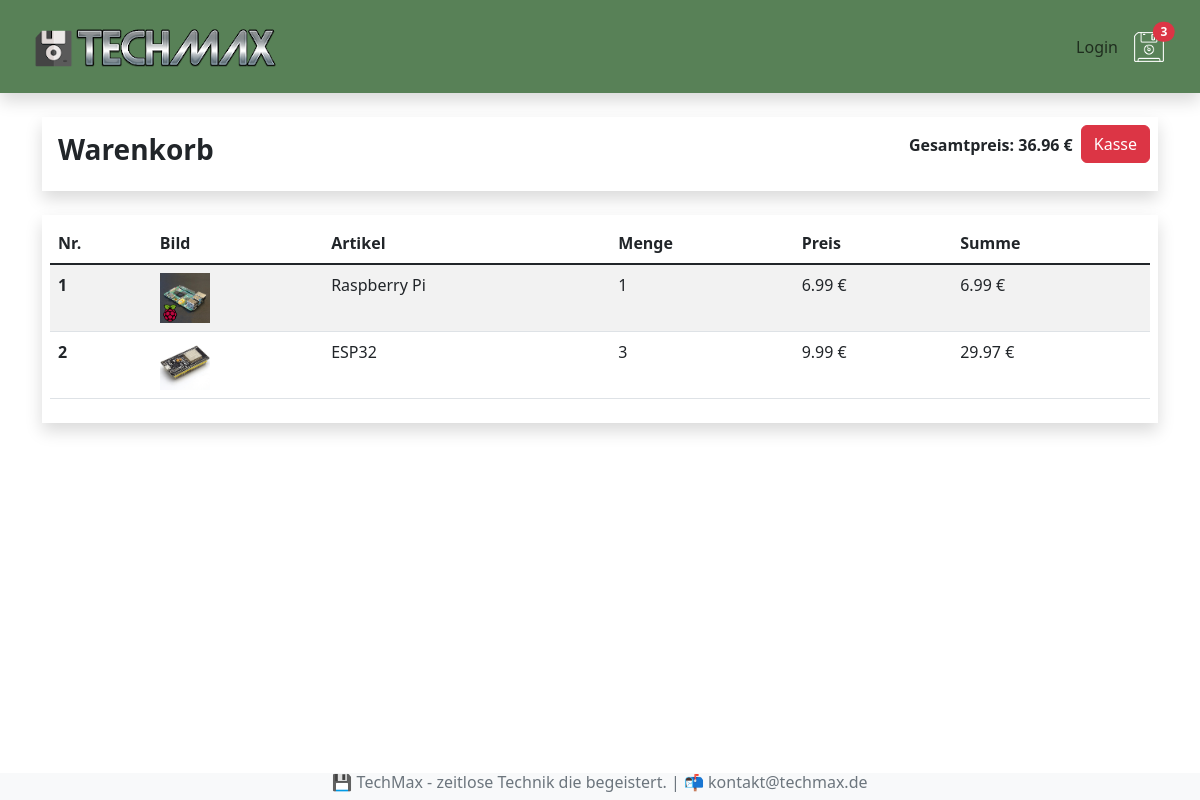
Screenshot of /warenkorb/ (signed in) with the database file from the repository.
### shop/models.py (models this page shows, shortened)
class Bestellung(models.Model):
    kunde = models.ForeignKey(Kunde, on_delete=models.SET_NULL, null=True, blank=True)
    bestelldatum = models.DateTimeField(auto_now_add=True)
    erledigt = models.BooleanField(default=False, null=True, blank=True)
    auftrags_id = models.CharField(max_length=200, null=200)
    @property
    def get_gesamtpreis(self):
        bestellteartikels = self.bestellteartikel_set.all()
        gesamtpreis = sum(artikel.get_summe for artikel in bestellteartikels)
        return gesamtpreis

class BestellteArtikel(models.Model):
    artikel = models.ForeignKey(Artikel, on_delete=models.SET_NULL, null=True, blank=True)
    bestellung = models.ForeignKey(Bestellung, on_delete=models.SET_NULL, null=True, blank=True)
    menge = models.IntegerField(default=0, null=True, blank=True)
    datum = models.DateTimeField(auto_now_add=True)
    @property
    def get_summe(self):
        summe = self.artikel.preis * self.menge
        return summe

class Artikel(models.Model):
    name = models.CharField(max_length=200, null=True)
    beschreibung = models.TextField(null=True, blank=True)
    preis = models.FloatField()
    bild = models.ImageField(null=True, blank=True)

### shop/views.py (the view)
# urls.py: path('warenkorb/', views.warenkorb, name = "warenkorb"),
def warenkorb(request):
    if request.user.is_authenticated:
        kunde = request.user.kunde
        bestellung, created = Bestellung.objects.get_or_create(kunde=kunde, erledigt=False)
        artikels = bestellung.bestellteartikel_set.all()
    else:
        artikels = []
        bestellung = []
    ctx = {"artikels":artikels, "bestellung":bestellung}
    return render(request, 'shop/warenkorb.html',ctx)

### shop/templates/shop/warenkorb.html
{% extends 'shop/index.html' %}
{% load static %}
{% block content %}
  {% if artikels %}
    <div class="row mt-4">
        <div class="col-12">
            <div class="shadow p-2 mb-4">
                <div class="d-flex">
                    <h3 class="me-auto fw-bold p-2">Warenkorb</h3>
                    <p class="fw-bold p-2">Gesamtpreis: {{bestellung.get_gesamtpreis|floatformat:2}} €</p>
                    <p><a class="btn btn-danger" href="{% url 'kasse' %}">Kasse</a></p>
                </div>
            </div>
        </div>
        <div class="col-12">
            <div class="shadow p-2 mb-4">
                <table class="table table-striped table-hover">
                    <thead>
                      <tr>
                        <th scope="col">Nr.</th>
                        <th scope="col">Bild</th>
                        <th scope="col">Artikel</th>
                        <th scope="col">Menge</th>
                        <th scope="col">Preis</th>
                        <th scope="col">Summe</th>
                      </tr>
                    </thead>
                    <tbody class="table-group-divider">
                      {% for artikel in artikels %}
                      <tr>
                        <th scope="row">{{artikel.id}}</th>
                        <td><img src="{{artikel.artikel.bild.url}}" width="50" height="50" alt=""></td>
                        <td>{{artikel.artikel.name}}</td>
                        <td>{{artikel.menge}}</td>
                        <td>{{artikel.artikel.preis|floatformat:2}} €</td>
                        <td>{{artikel.get_summe|floatformat:2}} €</td>
                      </tr>
                      {% endfor %}
                    </tbody>
                  </table>
            </div>
        </div>
    </div>
    {% else %}
    <h2>Dein Warenkorb ist leer!</h2>
    {% endif %}
{% endblock content %}

### rows the page displays
Bestellung: get_gesamtpreis "36.96"
BestellteArtikel: id "1", artikel.bild (picture), artikel.name "Raspberry Pi", menge "1", artikel.preis "6.99", get_summe "6.99"
BestellteArtikel: id "2", artikel.bild (picture), artikel.name "ESP32", menge "3", artikel.preis "9.99", get_summe "29.97"
